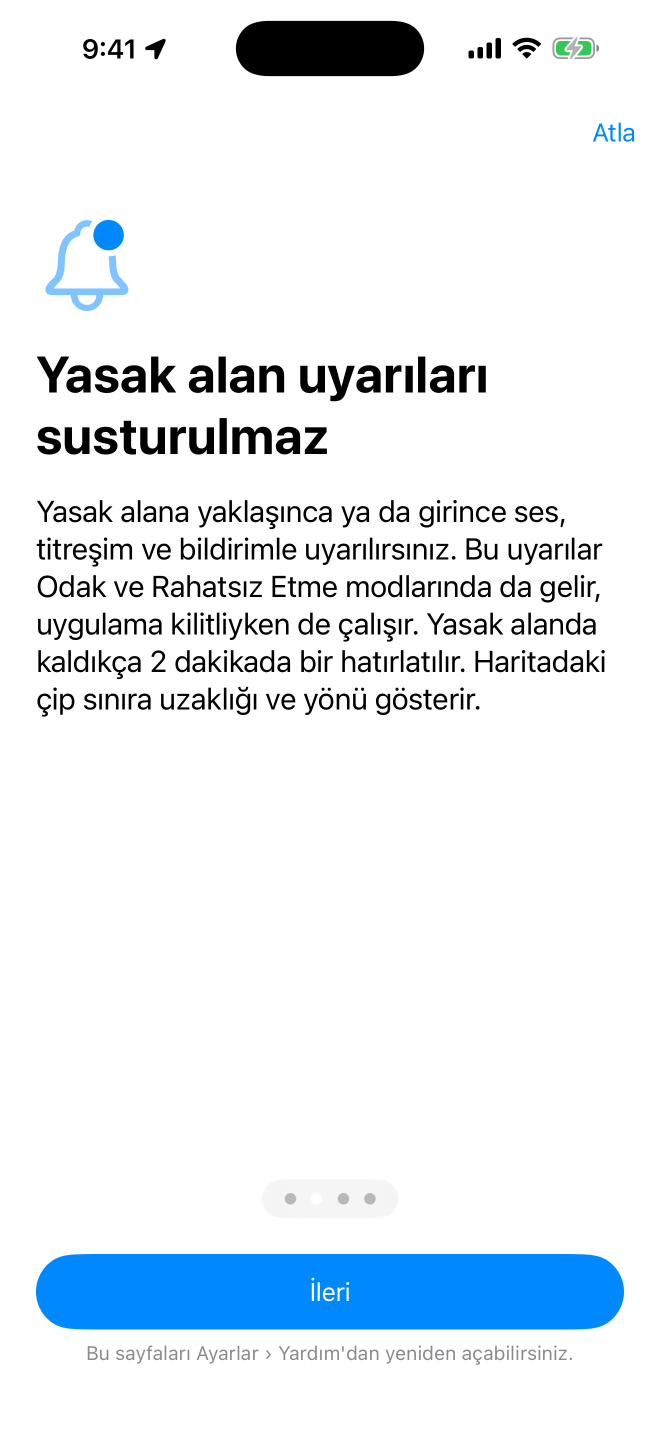
#> input picture screenshots/appstore/tr/10_tanitim.png, 1320 x 2868 px (shown at 1/2 size)
$ python frame_screenshots.py
#> lines starting #> are read from the running program, lines starting #| are printed output that depends on the picture; after the words box and inside, x2 and y2 are one past the last pixel; in counts of white or black regions, pixels touching at a corner belong together
#> (reads tools/appstore_copy.json from the repository)
#!/usr/bin/env python3
"""App Store ekran görüntülerine başlık ve çerçeve ekler.

Girdi:  screenshots/appstore/<dil>/<n>_<ad>.png   (tools/appstore_screenshots.sh üretir)
Metin:  tools/appstore_copy.json                  ({"tr": {"1": {"headline", "subline", "note"?}}, ...})
Çıktı:  screenshots/appstore_framed/<dil>/<n>_<ad>.png  (aynı boyut, 1320×2868, alfa kanalsız)

Kullanım: python3 tools/frame_screenshots.py [--src DIR] [--dst DIR] [--copy JSON]
Gerekli: Pillow (python3 -m pip install --user pillow)
"""
import argparse
import json
import sys
from pathlib import Path

from PIL import Image, ImageDraw, ImageFilter, ImageFont

W, H = 1320, 2868
TOP = (0x2F, 0x68, 0x3E)      # uygulamanın orman yeşili
BOTTOM = (0x13, 0x36, 0x1F)
TEXT = (255, 255, 255)
SUBTEXT = (222, 236, 225)
NOTE = (186, 210, 192)
MARGIN = 96
SHOT_SCALE = 0.78             # ekran görüntüsü tuvalin genişliğine göre
CORNER = 170                  # tam boy ekran köşe yarıçapı (px, 1320 genişlikte)

FONT_CANDIDATES = {
    "bold": [
        ("/System/Library/Fonts/SFNS.ttf", "Bold"),
        ("/System/Library/Fonts/Supplemental/Arial Bold.ttf", None),
        ("/Library/Fonts/Arial Bold.ttf", None),
        ("/usr/share/fonts/truetype/dejavu/DejaVuSans-Bold.ttf", None),
    ],
    "regular": [
        ("/System/Library/Fonts/SFNS.ttf", "Regular"),
        ("/System/Library/Fonts/Supplemental/Arial.ttf", None),
        ("/Library/Fonts/Arial.ttf", None),
        ("/usr/share/fonts/truetype/dejavu/DejaVuSans.ttf", None),
    ],
}


def font(kind: str, size: int) -> ImageFont.FreeTypeFont:
    for path, variation in FONT_CANDIDATES[kind]:
        if not Path(path).exists():
            continue
        try:
            f = ImageFont.truetype(path, size)
            if variation:
                try:
                    f.set_variation_by_name(variation)
                except Exception:
                    pass
            return f
        except OSError:
            continue
    return ImageFont.load_default(size)


def wrap(draw: ImageDraw.ImageDraw, text: str, fnt, width: int) -> list[str]:
    lines, cur = [], ""
    for word in text.split():
        trial = f"{cur} {word}".strip()
        if draw.textlength(trial, font=fnt) <= width or not cur:
            cur = trial
        else:
            lines.append(cur)
            cur = word
    if cur:
        lines.append(cur)
    return lines


def fit_lines(draw, text, kind, size, min_size, width, max_lines):
    """Metni en fazla max_lines satıra sığacak en büyük punto ile böler."""
    while True:
        fnt = font(kind, size)
        lines = wrap(draw, text, fnt, width)
        if len(lines) <= max_lines or size <= min_size:
            return fnt, lines
        size -= 4


def gradient() -> Image.Image:
    col = Image.new("RGB", (1, H))
    for y in range(H):
        t = y / (H - 1)
        col.putpixel((0, y), tuple(round(a + (b - a) * t) for a, b in zip(TOP, BOTTOM)))
    return col.resize((W, H))


def rounded_mask(size, radius) -> Image.Image:
    m = Image.new("L", size, 0)
    ImageDraw.Draw(m).rounded_rectangle((0, 0, size[0] - 1, size[1] - 1), radius=radius, fill=255)
    return m


def frame(src: Path, caption: dict, dst: Path) -> None:
    shot = Image.open(src).convert("RGB")
#> shot is the input picture: PIL image 1320x2868 RGB; mean R, G, B 231.2, 237.7, 243.3
    canvas = gradient()
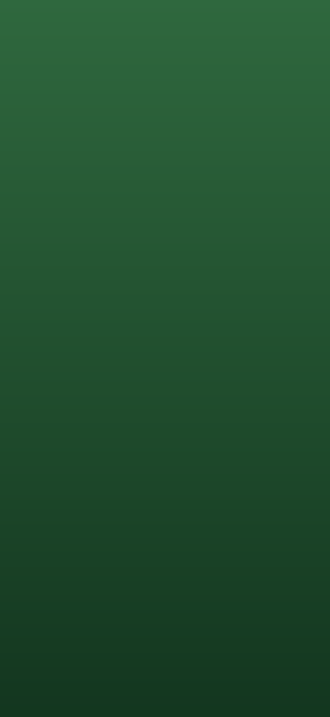
#> canvas: PIL image 1320x2868 RGB (shown at 1/4 size); mean R, G, B 33, 79, 46.5
    draw = ImageDraw.Draw(canvas)
    text_w = W - 2 * MARGIN

    # Başlık bloğu
    y = 150
    hf, hlines = fit_lines(draw, caption["headline"], "bold", 100, 72, text_w, 2)
#> hlines = ['Kısa tanıtımla', 'hemen başlayın']
    for line in hlines:
        lw = draw.textlength(line, font=hf)
        draw.text(((W - lw) / 2, y), line, font=hf, fill=TEXT)
        y += round(hf.size * 1.18)
#> this loop made 2 passes
#> (line, lw, y) on passes 1 to 2: ('Kısa tanıtımla', 782.4, 268), ('hemen başlayın', 885, 386)
#> after the loop, y = 386
    y += 22
#> y = 408
    sub = caption.get("subline", "")
    if sub:
        sf, slines = fit_lines(draw, sub, "regular", 52, 40, text_w, 2)
#> slines = ['Yasak alan uyarıları susturulmaz;', "internetsiz kılavuz Ayarlar › Yardım'da"]
        for line in slines:
            lw = draw.textlength(line, font=sf)
            draw.text(((W - lw) / 2, y), line, font=sf, fill=SUBTEXT)
            y += round(sf.size * 1.3)
#> this loop made 2 passes
#> (line, lw, y) on passes 1 to 2: ('Yasak alan uyarıları susturulmaz;', 856.4, 476), ("internetsiz kılavuz Ayarlar › Yardım'da", 981.3, 544)
#> after the loop, y = 544
    note = caption.get("note", "")
    if note:
        nf = font("regular", 34)
        y += 8
        lw = draw.textlength(note, font=nf)
        draw.text(((W - lw) / 2, y), note, font=nf, fill=NOTE)
        y += round(nf.size * 1.3)

    # Ekran görüntüsü: başlığın altına, alt kenarda pay kalacak biçimde
    top = max(y + 70, 600)
#> top = 614
    avail_h = H - top - 110
#> avail_h = 2144
    scale = min(SHOT_SCALE, avail_h / shot.height)
#> scale = 0.748
    sw, sh = round(shot.width * scale), round(shot.height * scale)
#> sw = 987; sh = 2144
    small = shot.resize((sw, sh), Image.LANCZOS)
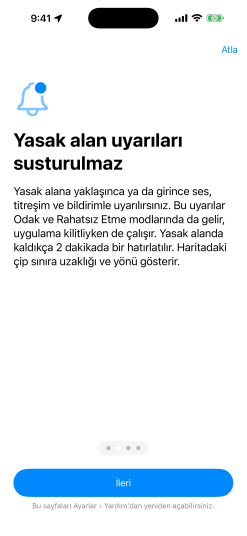
#> small: PIL image 987x2144 RGB (shown at 1/4 size); mean R, G, B 231.2, 237.7, 243.3
    radius = round(CORNER * scale)
#> radius = 127
    x = (W - sw) // 2
#> x = 166

    # Yumuşak gölge
    pad = 80
    shadow = Image.new("L", (sw + 2 * pad, sh + 2 * pad), 0)
#> shadow: PIL image 1147x2304 L; every value is 0
    ImageDraw.Draw(shadow).rounded_rectangle((pad, pad, pad + sw, pad + sh), radius=radius, fill=120)
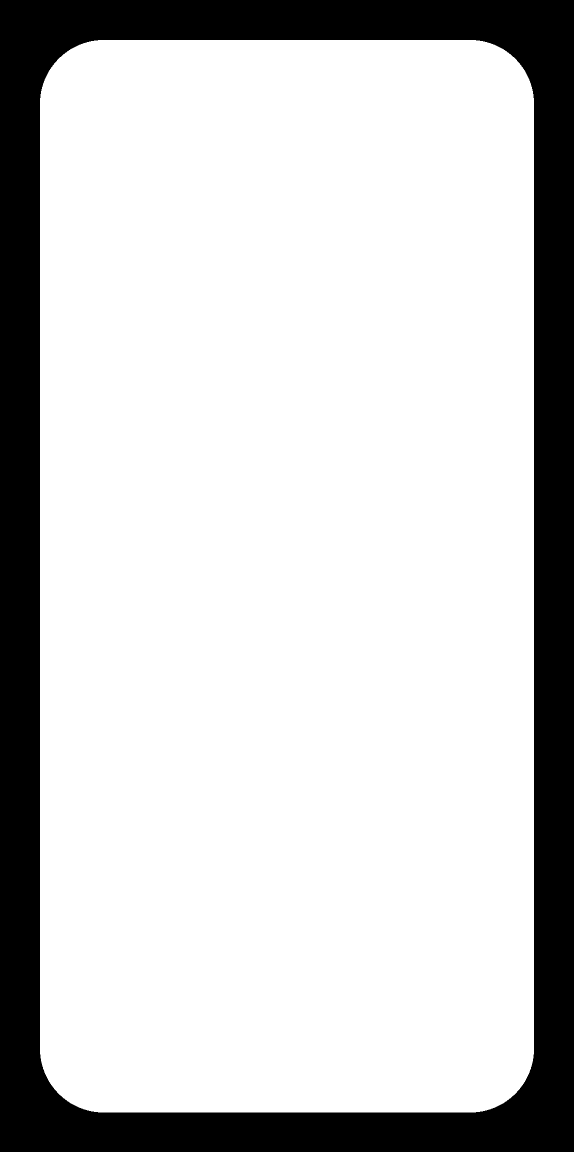
#> shadow: PIL image 1147x2304 L (shown at 1/2 size); values 0 (black) and 120 (white), 79.7% white; 1 black region, box (x1, y1, x2, y2) and area: (0, 0, 1147, 2304) 537424
    shadow = shadow.filter(ImageFilter.GaussianBlur(36))
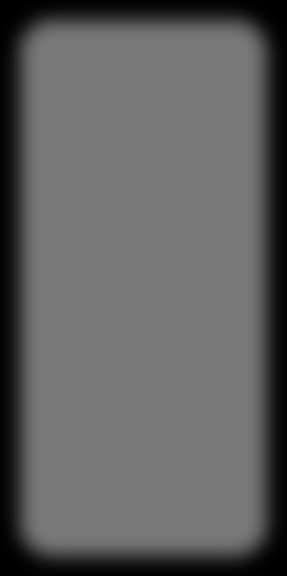
#> shadow: PIL image 1147x2304 L (shown at 1/4 size); min 0, max 120, mean 95.6
    black = Image.new("RGB", shadow.size, (0, 0, 0))
#> black: PIL image 1147x2304 RGB; every value is 0
    canvas.paste(black, (x - pad, top - pad + 24), shadow)

    # İnce açık kenar (cihaz çerçevesi hissi)
    border = 6
    edge = Image.new("RGB", (sw + 2 * border, sh + 2 * border), (20, 28, 22))
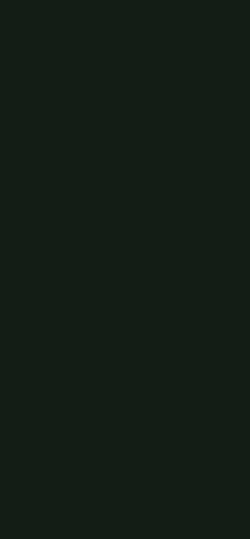
#> edge: PIL image 999x2156 RGB (shown at 1/4 size); mean R, G, B 20, 28, 22
    canvas.paste(edge, (x - border, top - border), rounded_mask(edge.size, radius + border))
    canvas.paste(small, (x, top), rounded_mask((sw, sh), radius))
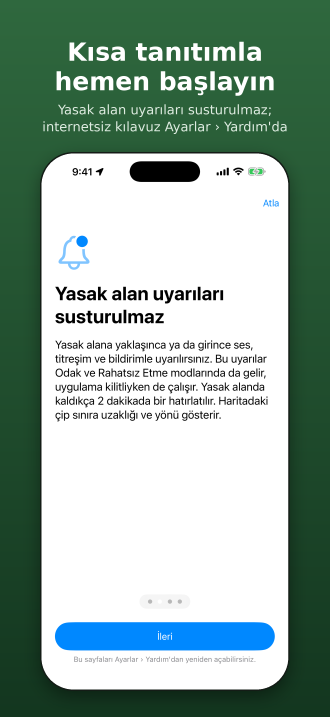
#> canvas: PIL image 1320x2868 RGB (shown at 1/4 size); mean R, G, B 147.8, 171.2, 160.2

    dst.parent.mkdir(parents=True, exist_ok=True)
    canvas.save(dst, "PNG", optimize=True)
    assert canvas.size == (W, H) and canvas.mode == "RGB"
    print(f"  {dst}")


def main() -> int:
    root = Path(__file__).resolve().parent.parent
    ap = argparse.ArgumentParser()
    ap.add_argument("--src", type=Path, default=root / "screenshots/appstore")
    ap.add_argument("--dst", type=Path, default=root / "screenshots/appstore_framed")
    ap.add_argument("--copy", type=Path, default=root / "tools/appstore_copy.json")
    args = ap.parse_args()

    copy = json.loads(args.copy.read_text(encoding="utf-8"))
    count = 0
    for lang, captions in copy.items():
        files = sorted((args.src / lang).glob("*.png"))
        if not files:
            print(f"Uyarı: {args.src / lang} içinde görüntü yok", file=sys.stderr)
        for f in files:
            key = f.stem.split("_", 1)[0]
            if key not in captions:
                print(f"Uyarı: {lang}/{f.name} için metin yok, atlandı", file=sys.stderr)
                continue
            frame(f, captions[key], args.dst / lang / f.name)
            count += 1
#> pass 2 of the loop in main, `for lang, captions in copy.items():`:
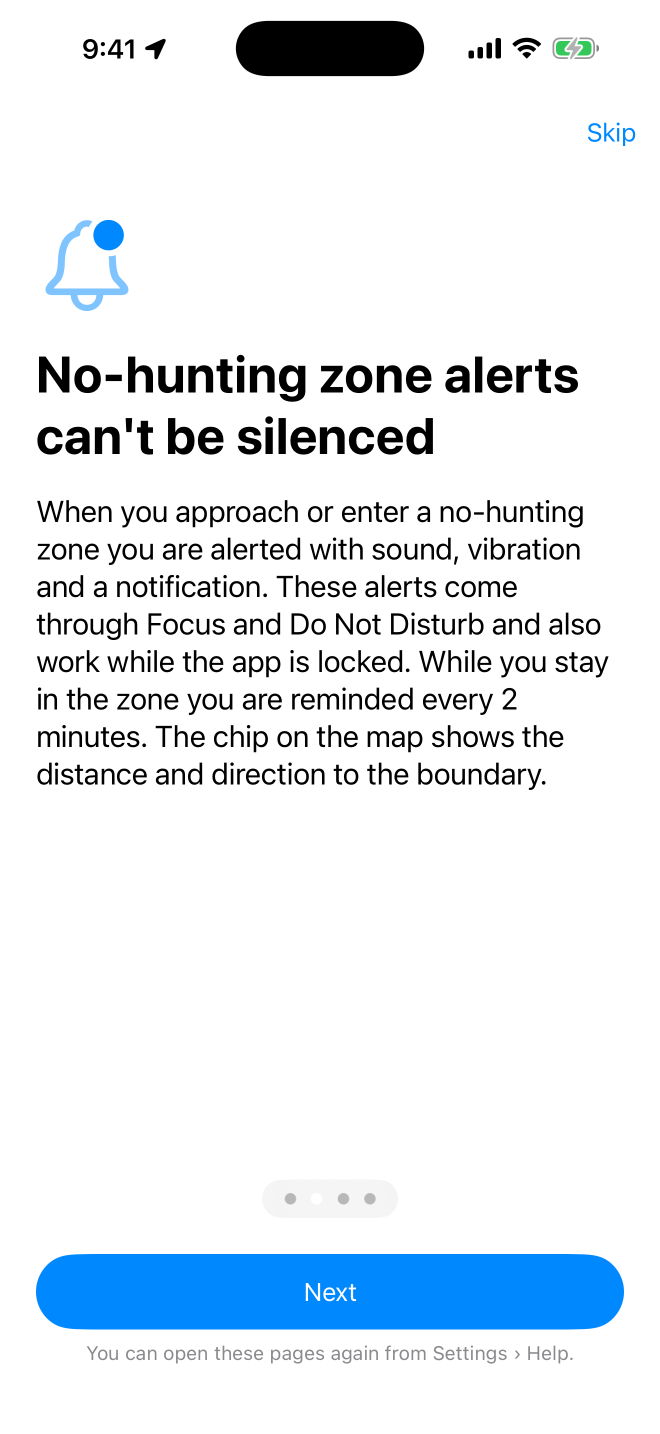
#> input picture screenshots/appstore/en/10_tanitim.png, 1320 x 2868 px (shown at 1/2 size)
#> in frame, shot is the input picture: PIL image 1320x2868 RGB; mean R, G, B 229.2, 235.7, 241.3
#> hlines = ['Get started with a', 'short tour']
#> the loop in frame (call 2), `for line in hlines:` made 2 passes
#> (line, lw, y) on passes 1 to 2: ('Get started with a', 1026.6, 268), ('short tour', 568.3, 386)
#> after the loop in frame (call 2), `for line in hlines:`: y = 386
#> in frame (call 2), `y += 22`: y = 408
#> slines = 2 items
#> the loop in frame (call 2), `for line in slines:` made 2 passes
#> (lw, y) on pass 1: (1070.6, 476)
#> after the loop in frame (call 2), `for line in slines:`: y = 544
#> in frame (call 2), `canvas.paste(edge, (x - border, top - border), rounded_mask(edge.size,..`:
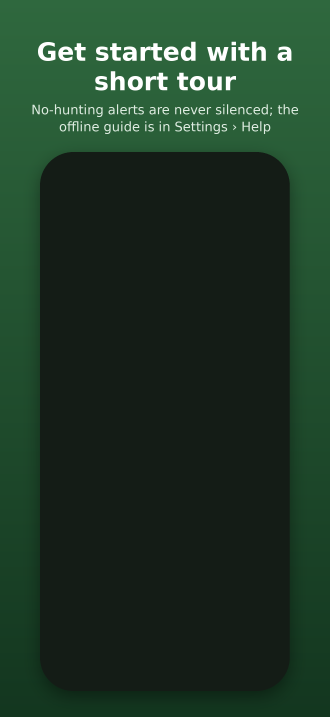
#> canvas: PIL image 1320x2868 RGB (shown at 1/4 size); mean R, G, B 30.4, 54.7, 37.2
#> in frame (call 2), `canvas.paste(small, (x, top), rounded_mask((sw, sh), radius))`:
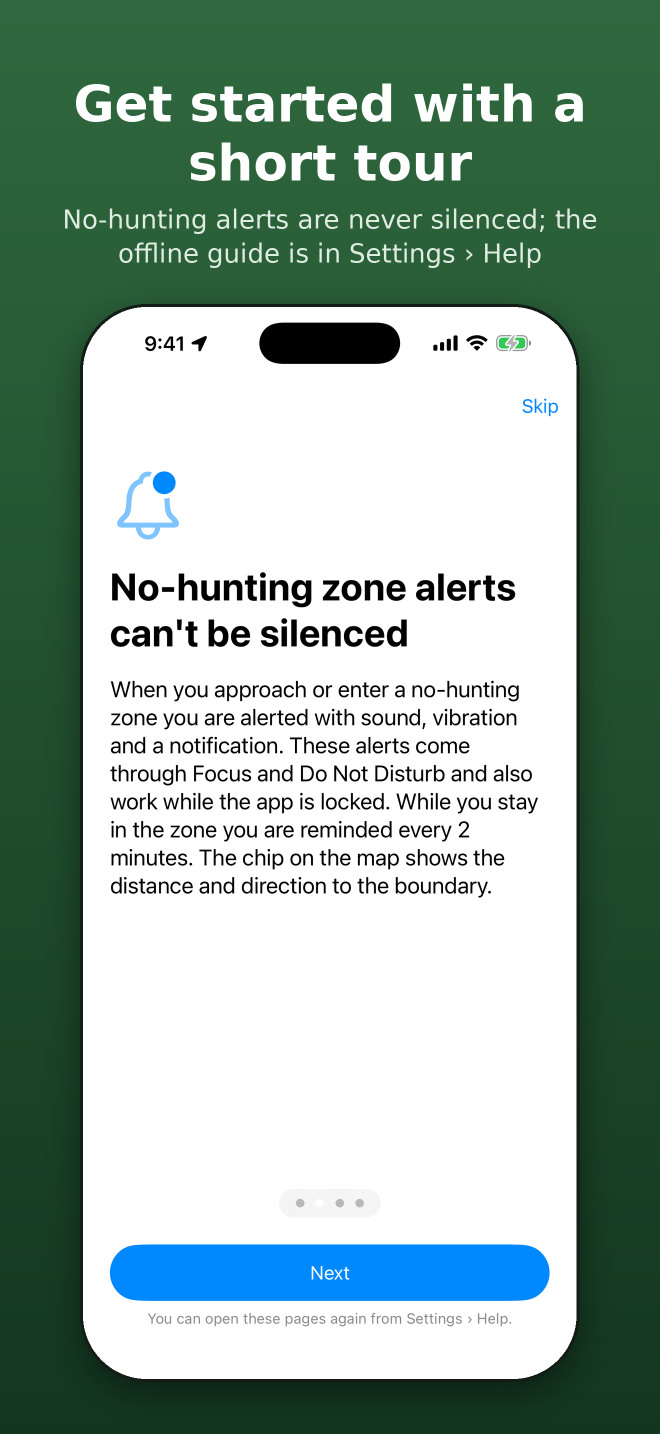
#> canvas: PIL image 1320x2868 RGB (shown at 1/2 size); mean R, G, B 146.5, 170, 158.9
    if count == 0:
        print("Hiç görüntü çerçevelenmedi", file=sys.stderr)
        return 1
    return 0


if __name__ == "__main__":
    sys.exit(main())
#> (the program exits here)
